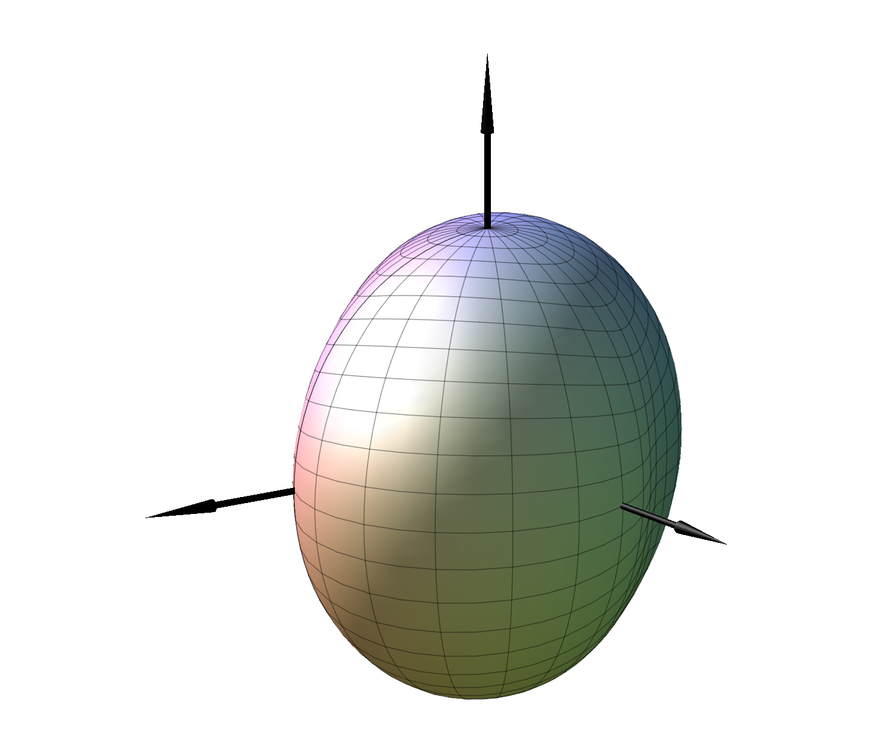
#> input picture Asymmetric/Post_Processing/Plots/Manuel_Generated_Figure/Image_Cropper/cropped_plot_output_1.png, 872 x 754 px, shrunk from 1446 x 1250 before the run
$ python Image_Combiner_for_abstract_2x2.py
#> lines starting #> are read from the running program, lines starting #| are printed output that depends on the picture
from PIL import Image

# Liste der Bilddateien (mittleres Bild NICHT anzeigen -> einfach weglassen)
image_files = [
    "cropped_plot_output_1.png",
    "cropped_plot_output_2.png",
    # "cropped_plot_output_3.png",  # mittleres Bild wird übersprungen
    "cropped_plot_output_4.png",
    "cropped_plot_output_5.png"
]

# Bilder laden
images = [Image.open(img) for img in image_files]
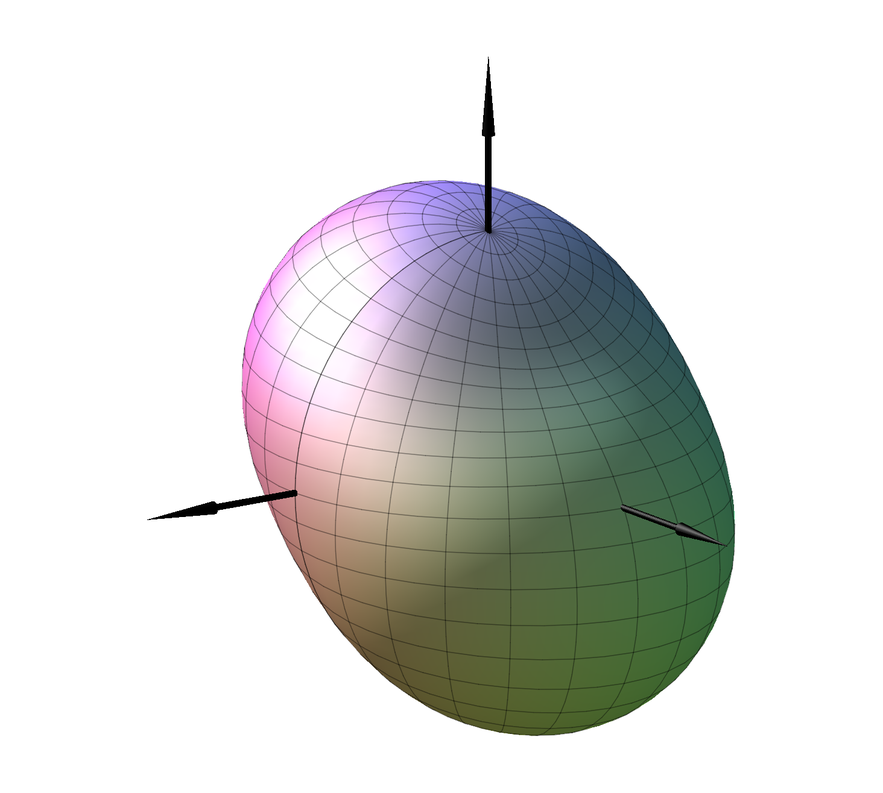
#> input picture Asymmetric/Post_Processing/Plots/Manuel_Generated_Figure/Image_Cropper/cropped_plot_output_2.png, 883 x 793 px, shrunk from 1464 x 1316 before the run
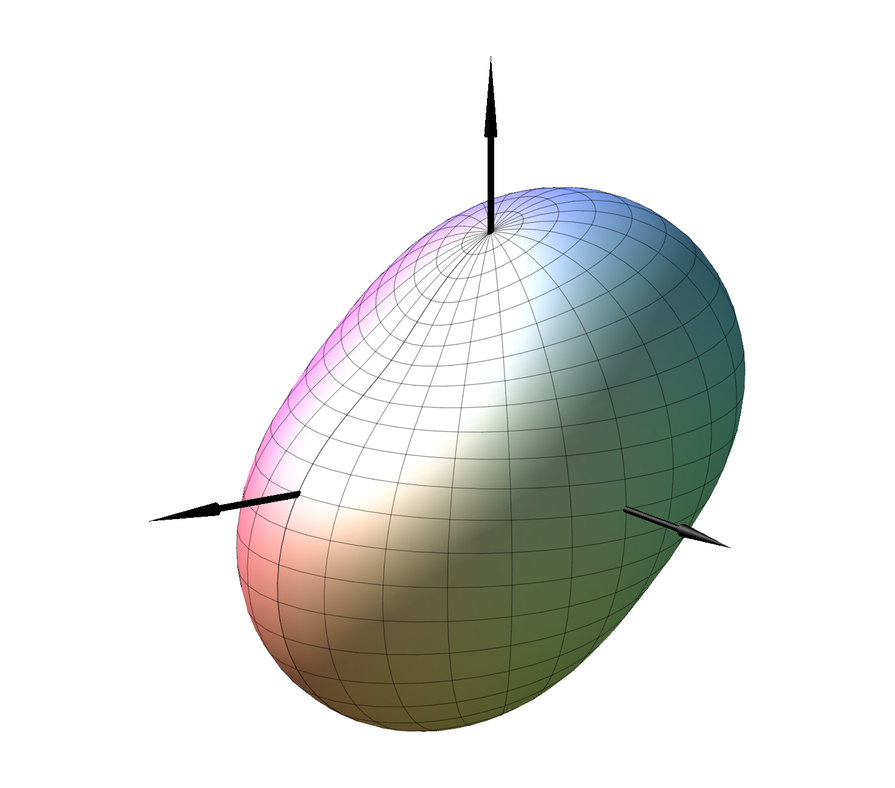
#> input picture Asymmetric/Post_Processing/Plots/Manuel_Generated_Figure/Image_Cropper/cropped_plot_output_4.png, 895 x 788 px, shrunk from 1485 x 1307 before the run
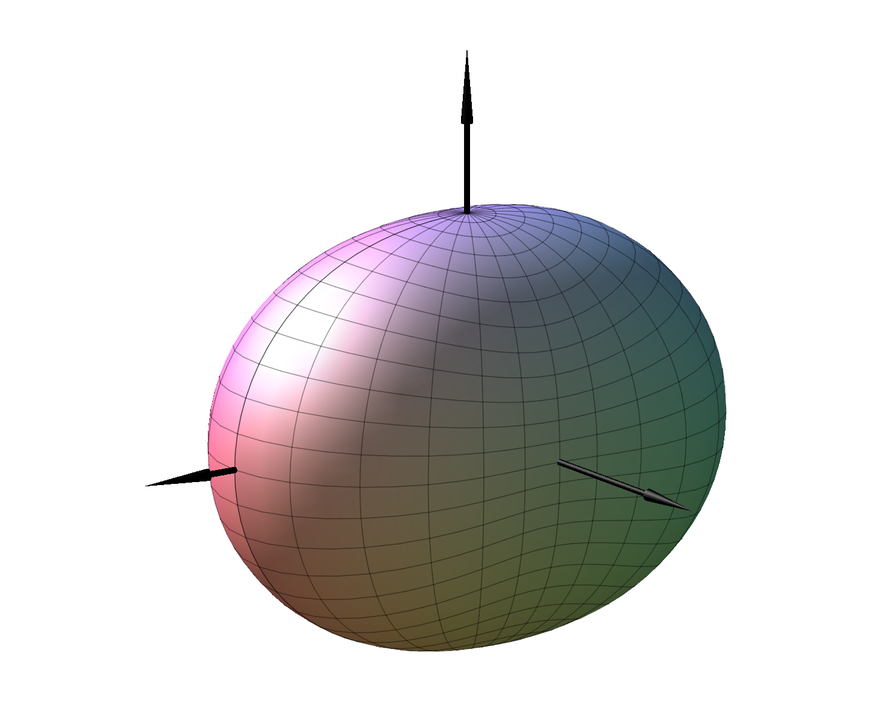
#> input picture Asymmetric/Post_Processing/Plots/Manuel_Generated_Figure/Image_Cropper/cropped_plot_output_5.png, 872 x 702 px, shrunk from 1447 x 1165 before the run
#> images = 4 items

# Breite und Höhe annehmen: wir nehmen die maximale Breite und Höhe der Bilder
max_width = max(img.width for img in images)
#> max_width = 895
max_height = max(img.height for img in images)
#> max_height = 793

# Wir wollen ein 2x2 Layout
cols, rows = 2, 2

# Neue Gesamtgröße berechnen
total_width = cols * max_width
#> total_width = 1790
total_height = rows * max_height
#> total_height = 1586

# Neues Bild mit weißem Hintergrund erzeugen
combined_img = Image.new("RGBA", (total_width, total_height), (255, 255, 255, 255))
#> combined_img: PIL image 1790x1586 RGBA; every value is 255

# Bilder in ein 2x2 Raster einfügen
for idx, img in enumerate(images):
    col = idx % cols
    row = idx // cols
    x_offset = col * max_width
    y_offset = row * max_height
    combined_img.paste(img, (x_offset, y_offset))
#> this loop made 4 passes
#> (col, row, x_offset, y_offset) on passes 1 to 4: (0, 0, 0, 0), (1, 0, 895, 0), (0, 1, 0, 793), (1, 1, 895, 793)
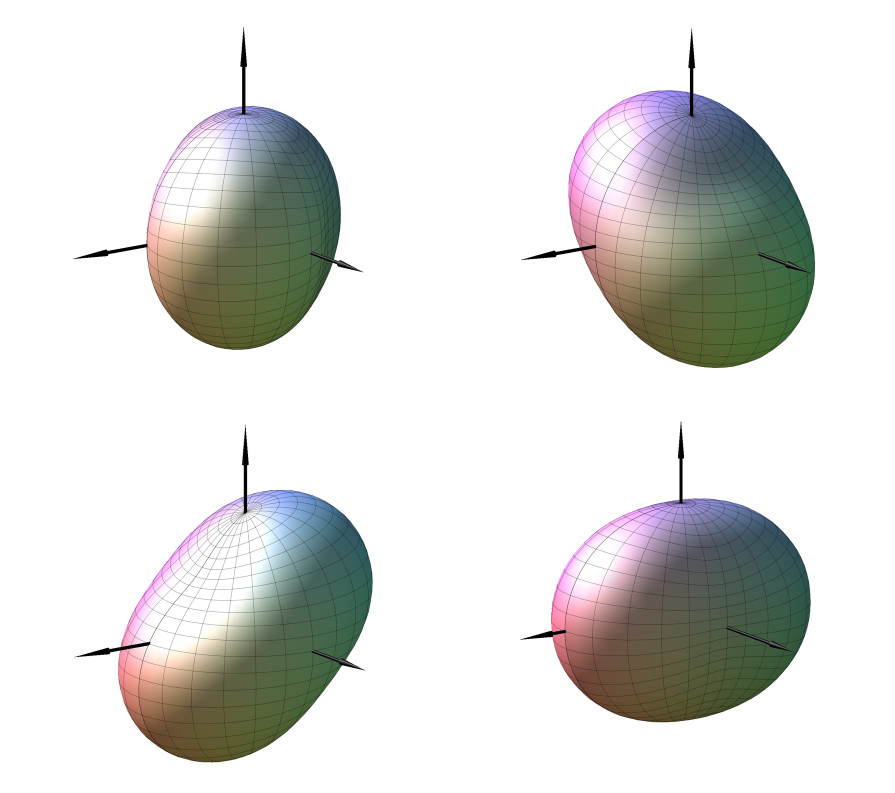
#> combined_img: PIL image 1790x1586 RGBA (shown at 1/2 size); mean R, G, B, A 221.3, 221.7, 219.3, 255

# Ergebnis speichern
combined_img.save("output_combined_2x2.png", "PNG")
